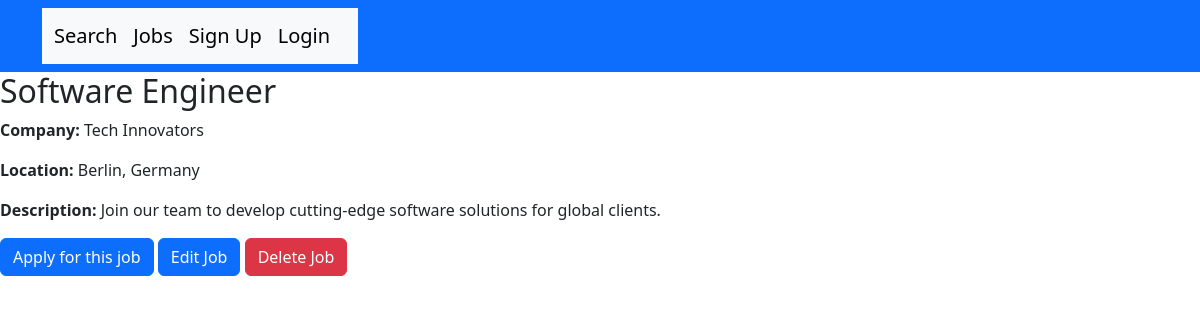
/13/detail/, run on the app's committed database.
### jobs/models.py (models this page shows, shortened)
class BaseModel(models.Model):
    objects = models.Manager()
    DoesNotExist = models.Manager()
    class Meta:
        abstract = True

class Job(BaseModel):
    title = models.CharField(max_length=100)
    description = models.TextField()
    location = models.CharField(max_length=100)
    company = models.CharField(max_length=100, default='')
    pub_date = models.DateTimeField(default=timezone.now)
    expiration_date = models.DateTimeField(default=now() + timedelta(days=30))

### jobs/views.py (the view)
# urls.py: path("<int:job_id>/detail/", job_detail, name='job_detail'),
def job_detail(request, job_id):
    job = get_object_or_404(Job, pk=job_id)
    context = {'job': job}
    return render(request, 'jobs/job_detail.html', context)

### jobs/templates/jobs/job_detail.html (shortened to what this page needs)
{% extends 'base.html' %}
{% block content %}
    <h2>{{ job.title }}</h2>
    <p><strong>Company:</strong> {{ job.company }}</p>
    <p><strong>Location:</strong> {{ job.location }}</p>
    <p><strong>Description:</strong> {{ job.description }}</p>
    <a href="{% url 'jobs:job_apply' job.id %}" class="btn btn-primary">Apply for this job</a>
    <a href="{% url 'jobs:job_update' job.id %}" class="btn btn-primary">Edit Job</a>
    <a href="{% url 'jobs:job_delete' job.id %}" class="btn btn-danger">Delete Job</a>
{% endblock %}

### data on the page
Job: title "Software Engineer", company "Tech Innovators", location "Berlin, Germany", description "Join our team to develop cutting-edge software solutions for global clients."
